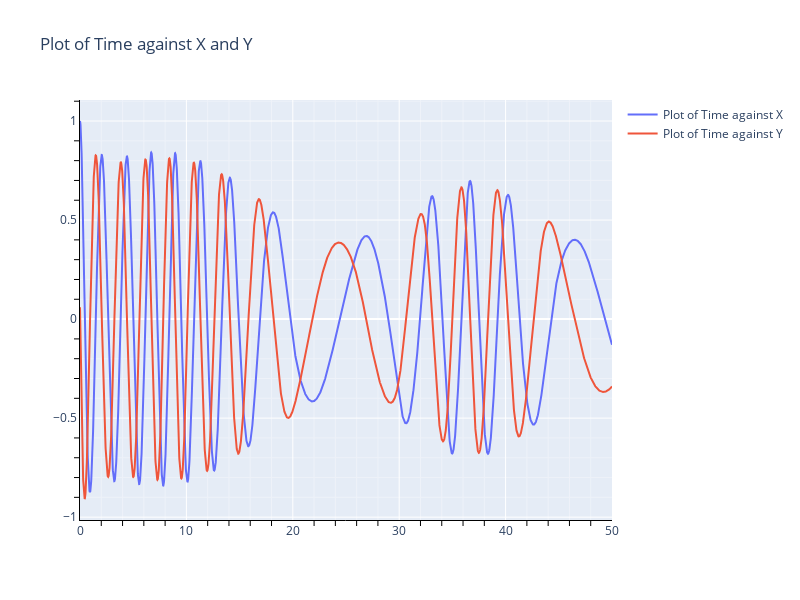

Write notebook code for a chart like this one.
### Code cell
out_dir = "./output/"
file_name = "RK4_fix_step_output"

df = pd.read_csv(out_dir + file_name + ".csv")

t = df["time"]
x = df["x"]
y = df["y"]

fig = go.Figure(layout=layout)

# fig = make_subplots(rows=1, cols=3)

fig.add_trace(
    go.Scatter(x=x, y=y, mode="lines", name="")   
    # row=1, col=1,
)
fig.update_layout(
    title="""Plot of X against Y""",
    #showlegend=True,
)
fig.update_xaxes(
    showline=True,
    linewidth=1,
    linecolor="black",
    minor=dict(ticklen=5, tickcolor="black", showgrid=True),
)
fig.update_yaxes(
    showline=True,
    linewidth=1,
    linecolor="black",
    minor=dict(ticklen=5, tickcolor="black", showgrid=True),
)
#fig.show()

media_dir = "./media/"
fig.write_image(media_dir + file_name + "_x_y" + ".pdf")

fig = go.Figure(layout=layout)

fig.add_traces(
    [
        go.Scatter(x=t, y=x, mode="lines", name="Plot of Time against X"), 
        go.Scatter(x=t, y=y, mode="lines", name="Plot of Time against Y"), 
    ]

)
fig.update_layout(
    title="""Plot of Time against X and Y""",
    showlegend=True,
)
fig.update_xaxes(
    showline=True,
    linewidth=1,
    linecolor="black",
    minor=dict(ticklen=5, tickcolor="black", showgrid=True),
)
fig.update_yaxes(
    showline=True,
    linewidth=1,
    linecolor="black",
    minor=dict(ticklen=5, tickcolor="black", showgrid=True),
)
fig.show()
fig.write_image(media_dir + file_name + "_t_x_y" + ".pdf")

### Figure 1 — Plotly figure (JSON) as saved in the notebook; plotly's stock layout.template omitted (floating-point values rounded to 4 significant figures; data arrays with more than 128 entries replaced by an {"elided": "..."} marker saying what was removed)
{"data": [{"mode": "lines", "name": "Plot of Time against X", "type": "scatter", "x": {"elided": "5001 float values"}, "y": {"elided": "5001 float values"}}, {"mode": "lines", "name": "Plot of Time against Y", "type": "scatter", "x": {"elided": "5001 float values"}, "y": {"elided": "5001 float values"}}], "layout": {"autosize": false, "height": 600, "showlegend": true, "title": {"text": "Plot of Time against X and Y"}, "width": 800, "xaxis": {"linecolor": "black", "linewidth": 1, "minor": {"showgrid": true, "tickcolor": "black", "ticklen": 5}, "showline": true}, "yaxis": {"linecolor": "black", "linewidth": 1, "minor": {"showgrid": true, "tickcolor": "black", "ticklen": 5}, "showline": true}}}
